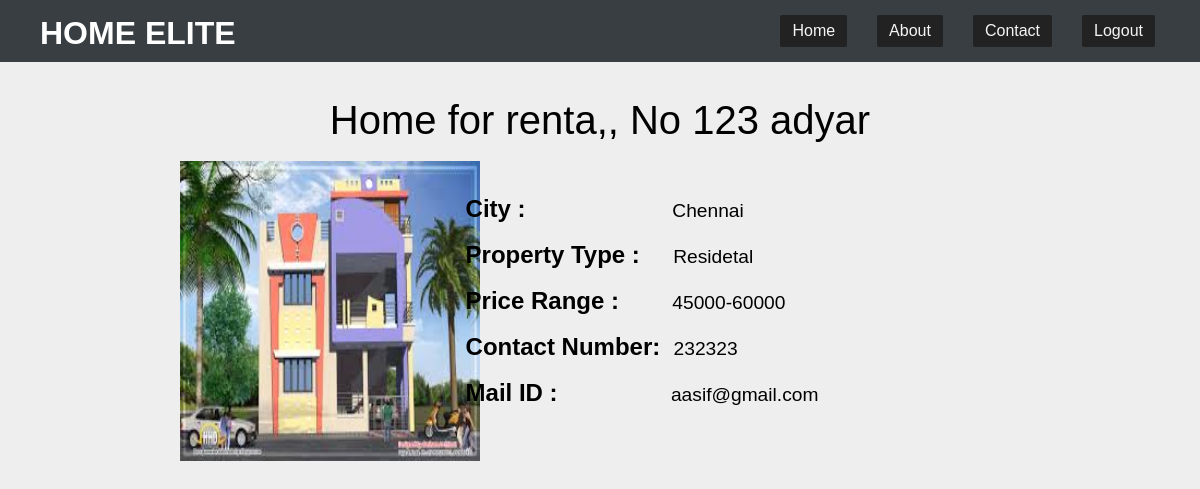
The page /book.php?id=47 on the database its author committed.
### tables this page shows
CREATE TABLE IF NOT EXISTS `property` (
  `id` int(10) NOT NULL,
  `details` varchar(100) NOT NULL,
  `city` varchar(20) NOT NULL,
  `type` varchar(20) NOT NULL,
  `ranges` varchar(100) NOT NULL,
  `contactno` varchar(12) NOT NULL,
  `email` varchar(30) NOT NULL,
  `image` varchar(200) NOT NULL
);

### book.php (the view, shortened to what this page needs)
<!DOCTYPE html>
<html>
<head>
</head>
<body>
<div class="topnav">
        <header>
            <h1>HOME ELITE</h1>
            <ul>
                <li><a class="active" href="home.php">Home</a></li>
                <li><a href="about.php">About</a></li>
                <li><a href="contact.php">Contact</a></li>
                <li><a href="#logout">Logout</a></li>
            </ul>
        </header>
    </div>
    <br>
    <br>
<?php
require 'dbcon/config.php';
$id=$_GET['id'];
$query="select * from property WHERE id=$id";
$queryr=mysqli_query($con,$query);
foreach($queryr as $queryo){
echo "<div class='wrap'><span class='title'>".$queryo['details']."</span><br><div class='image'><img src='".$queryo['image']."' height='300px' width='300px'><br>";
echo "</div><div class='detail'>";
echo "<span class='dt'>City : &nbsp&nbsp&nbsp&nbsp&nbsp&nbsp&nbsp&nbsp&nbsp&nbsp&nbsp&nbsp&nbsp&nbsp&nbsp&nbsp&nbsp&nbsp&nbsp&nbsp&nbsp</span><span class='dd'>".$queryo['city']."</span><br><br>";
echo "<span class='dt'>Property Type : &nbsp&nbsp&nbsp&nbsp</span><span class='dd'>".$queryo['type']."</span><br><br>";
echo "<span class='dt'>Price Range : &nbsp&nbsp&nbsp&nbsp&nbsp&nbsp&nbsp</span><span class='dd'>".$queryo['ranges']."</span><br><br>";
echo "<span class='dt'>Contact Number: &nbsp</span><span class='dd'>".$queryo['contactno']."</span><br><br>";
echo "<span class='dt'>Mail ID : &nbsp&nbsp&nbsp&nbsp&nbsp&nbsp&nbsp&nbsp&nbsp&nbsp&nbsp&nbsp&nbsp&nbsp&nbsp&nbsp</span><span class='dd'>".$queryo['email']."</span><br><br><div>";
}
?>

### book.php (style rules this page uses)
* { margin:0;padding:0; }
body { background:#eee; font-family:sans-serif; }
.topnav { background:rgba(56,62,66,1); color:white; padding: 10px; overflow: hidden; }
.topnav header h1 { margin:5px 0 0 30px; float:left; }
.topnav header ul { float:right; list-style: none; margin-right:20px; }
.topnav header ul li { float: left; margin:0 10px; }
.topnav header ul li a { padding:7px 12px; margin:5px; color:whitesmoke; background:#232222; display:block; text-decoration: none; border-radius:2px; transition:all .5s; }
.wrap { width:70%; margin:auto; }
.wrap>.title { font-size:2.5em; display: block; text-align:center; }
.wrap>.detail>.dt { font-size:1.5em; font-weight: bold; }
.wrap>.detail>.dd { font-size:1.2em; }
.image { display:inline-block; float:left; width:30%; }
.detail { display:inline-block; float:right; width:70%; padding:4%; box-sizing: border-box; }

### rows shown on the page
property: details "Home for renta,, No 123 adyar", image (picture), city "Chennai", type "Residetal", ranges "45000-60000", contactno "232323", email "aasif@gmail.com"
